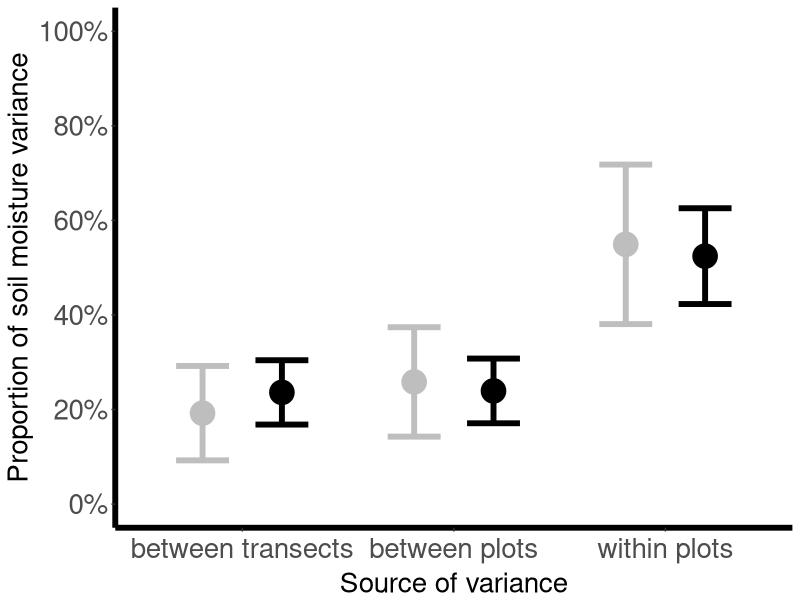

This figure's R source:
########################
########################
# soil moisture spatial variation

########################
library(tidyverse)

# load dataframe for 12cm depth soil moisture readings
# and for 7cm depth soil moisture readings

data_long_12cm <- read.csv("soil_moisture_12cm.csv")
data_long_7cm <- read.csv("soil_moisture_7cm.csv")

########################
library(nlme) 
plot.lme <- lme(moisture~1, random=~1|plot_id, data=data_long_7cm, na.action=na.omit) 
VarCorr(plot.lme) 
# intercept gives between plot variation, residual gives within plot variation.

plot.lme <- lme(moisture~1, random=~1|plot_id, data=data_long_12cm, na.action=na.omit) 
VarCorr(plot.lme) 

# intercept gives between plot variation, residual gives within plot variation.
Transect.lme <- lme(moisture~1, random=~1|Transect, data=data_long_7cm, na.action=na.omit) 
VarCorr(Transect.lme) 

# nested
nested.lme_7cm <- lme(moisture~1, random=~1| Transect / plot_id, data=data_long_7cm, na.action=na.omit) 
x <- VarCorr(nested.lme_7cm)

nested.lme_12cm <- lme(moisture~1, random=~1| Transect / plot_id, data=data_long_12cm, na.action=na.omit) 
y <- VarCorr(nested.lme_12cm) 

###########
# restructure VarCorr.lme's into plotable data frames

df_7cm <- x
df_7cm <- df_7cm[-c(1, 3), ] 
rownames(df_7cm) <- c("between transects", "between plots", "within plots")
df_7cm <- as.data.frame(df_7cm)
df_7cm$Variance <- as.numeric(as.character(df_7cm$Variance))
df_7cm$StdDev <- as.numeric(as.character(df_7cm$StdDev))
df_7cm$Depth <- as.factor(c(7, 7, 7))
df_7cm$proportion_of_variance <- (df_7cm$Variance/(sum(df_7cm$Variance)))
df_7cm$proportional_stdev <- (df_7cm$StdDev/(sum(df_7cm$Variance)))
str(df_7cm)

df_12cm <- y
df_12cm <- df_12cm[-c(1, 3), ] 
rownames(df_12cm) <- c("between transects", "between plots", "within plots")
df_12cm <- as.data.frame(df_12cm)
df_12cm$Variance <- as.numeric(as.character(df_12cm$Variance))
df_12cm$StdDev <- as.numeric(as.character(df_12cm$StdDev))
df_12cm$Depth <- as.factor(c(12, 12, 12))
df_12cm$proportion_of_variance <- (df_12cm$Variance/(sum(df_12cm$Variance)))
df_12cm$proportional_stdev <- (df_12cm$StdDev/(sum(df_12cm$Variance)))
str(df_12cm)

# combine 7cm and 12cm data frames
df <- rbind(df_7cm, df_12cm)
df$Scale <- c("between transects", "between plots", "within plots", 
              "between transects", "between plots", "within plots")
rownames(df) <- c()

df


######

P <- ggplot(df, aes(x=Scale, y=proportion_of_variance, colour=Depth))  
P <- P + geom_point(size = 8, position=position_dodge(width = 0.75))
P <- P +  geom_errorbar(aes(ymin=proportion_of_variance-proportional_stdev, ymax=proportion_of_variance+proportional_stdev), 
                        width=0.5, size = 2, position=position_dodge(width = 0.75)) + 
  scale_x_discrete(limits=c("between transects", "between plots", "within plots"))
P <- P + theme_bw() + 
  theme(plot.title = element_text(hjust = 0), panel.grid.minor = element_blank(), panel.grid.major = element_blank(), panel.border = element_blank()) + 
  theme(legend.title=element_text()) + labs(x="Source of variance", y="Proportion of soil moisture variance") + 
  theme(legend.position="none")
P <- P + scale_color_manual(values=c("grey", "black"))
P <- P + theme(axis.line = element_line(size = 2))
P <- P + theme(axis.title.x = element_text(vjust = 0,
                                           size = 20),
               # Y axis title
               axis.title.y = element_text(size = 20),
               # X axis text
               axis.text.x = element_text(
                 size = 20,
                 angle = 0,
                 vjust = .5
               ),
               # Y axis text
               axis.text.y = element_text(size = 20))
P <- P + scale_y_continuous(limits = c(0, 1), breaks = c(0, .2, .4, .6, .8, 1), labels = scales::percent)
P
